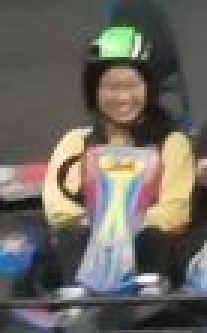
%> input picture 作业/hw2-18300290007/图片库/yxy.jpg, 69 x 111 px (shown 3 times larger)
$ octave LinearInterpolation.m   (GNU Octave 9; MATLAB toolbox functions it lacks are replaced by stand-ins)
%> lines starting %> are read from the running program, lines starting %| are printed output that depends on the picture
clc;clear all;close all;
img=imread('图片库//yxy.jpg');%读取图像信息
%> img is the input picture: size 111x69x3 uint8; mean R, G, B 107.2, 103.3, 96.1
% 可灰度化，下文代码兼容
% img=rgb2gray(img);
subplot(121);
imshow(img);%显示原图
title('origin image');
subplot(122);
b=enlarge(img,9);
imshow(b);%显示处理后图
title('enlagred with k=9')
imwrite(b,'./图片库/双线性插值放大结果.png'); % 将图片保存到图片库

%进行双线性放大的函数
function b=enlarge(img,k)   % k为放大倍率，可以为非整数，但要大于一
%> called with k = 9
[m,n,c]=size(img);  % 记录原图数组三维
%> m = 111; n = 69; c = 3
B=zeros(m+1,n+1,c); % 扩张原图数组省去（1）处讨论边界
B(1:m,1:n,:)=img;   % 搬运
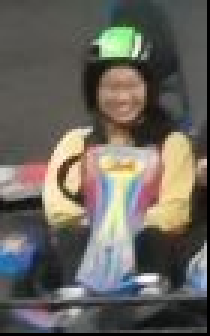
%> B: size 112x70x3 double (shown 3 times larger); mean R, G, B 104.7, 100.9, 93.8
% 生成目标图数组的工作空间
M=ceil(k*m); %向上取整
%> M = 999
N=ceil(k*n);
%> N = 621
b=zeros(M,N,c);
% 对目标图数组每个元素依此双线性插值
for i=1:M
    for j=1:N
        % 将新图坐标仿射变换到原图，(x,y)为插值所用点的左上点坐标，u、v为组合系数
        x=floor((i-1)*(m-1)/(M-1)+1);
        y=floor((j-1)*(n-1)/(N-1)+1);
        u=(i-1)*(m-1)/(M-1)+1-x;
        v=(j-1)*(n-1)/(N-1)+1-y;
        b(i,j,:)=(1-v)*(1-u)*B(x,y,:)+v*(1-u)*B(x,y+1,:)+(1-v)*u*B(x+1,y,:)+u*v*B(x+1,y+1,:); % （1）
    end
end
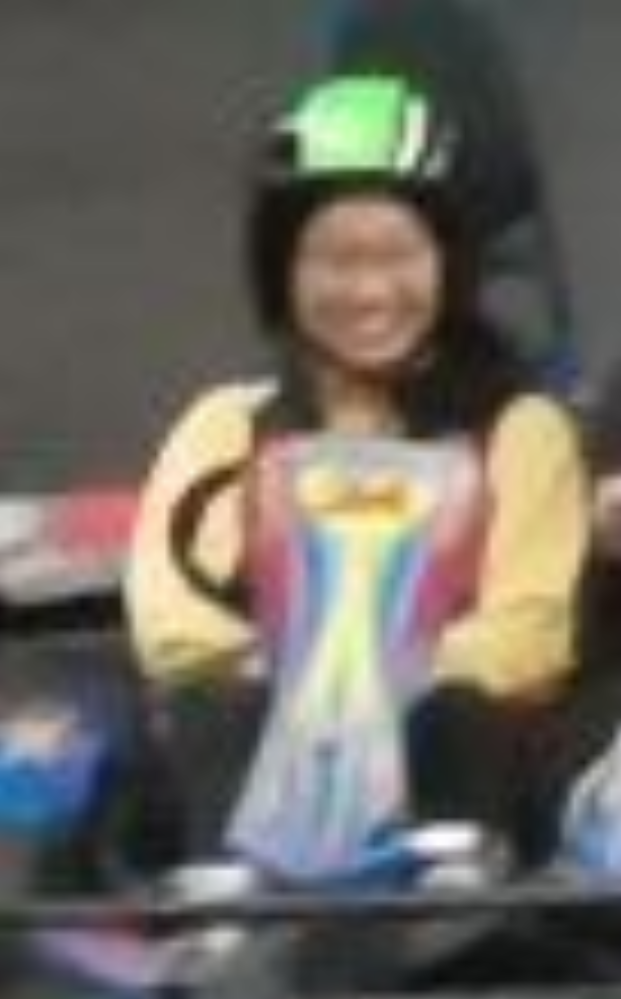
%> b: size 999x621x3 double; mean R, G, B 107.7, 103.7, 96.3; drawn with min black and max white
b=uint8(b); % 整型化
%> b: size 999x621x3 uint8
end
